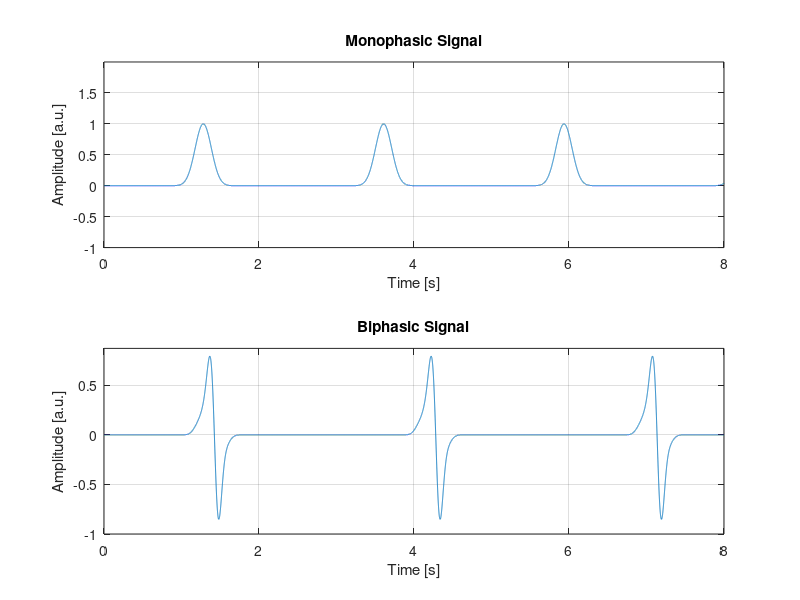

The MATLAB script that drew this image:
%CÓDIGO HEartLab - Artificial Eletrogram Signal Generator - Versão 1 - 04/07/2024
%Author - José Junior

%-------------------------------------------------------------------
% Clear the workspace and command window
clear; clc;

%-------------------------------------------------------------------
% Define constants for signal generation
MA = 1;   % Amplitude for the Monophasic Signal
MN = 50;  % Exponent for the Monophasic Signal
Mk = 1.35; % Frequency factor for the Monophasic Signal
MD = -3.3; % Phase shift for the Monophasic Signal

% Constants for the six different biphasic components
B1A = 0.9;   % Amplitude of the 1st Biphasic Component
B1N = 300;   % Exponent of the 1st Biphasic Component
B1k = 1.1;   % Frequency factor of the 1st Biphasic Component
B1D = -3.10; % Phase shift of the 1st Biphasic Component

B2A = -0.9;  % Amplitude of the 2nd Biphasic Component
B2N = 400;   % Exponent of the 2nd Biphasic Component
B2k = 1.1;   % Frequency factor of the 2nd Biphasic Component
B2D = -3.18; % Phase shift of the 2nd Biphasic Component

B3A = 0.2;   % Amplitude of the 3rd Biphasic Component
B3N = 256;   % Exponent of the 3rd Biphasic Component
B3k = 1.1;   % Frequency factor of the 3rd Biphasic Component
B3D = -3;    % Phase shift of the 3rd Biphasic Component

B4A = 0.08;  % Amplitude of the 4th Biphasic Component
B4N = 256;   % Exponent of the 4th Biphasic Component
B4k = 1.1;   % Frequency factor of the 4th Biphasic Component
B4D = -2.9;  % Phase shift of the 4th Biphasic Component

B5A = -0.2;  % Amplitude of the 5th Biphasic Component
B5N = 256;   % Exponent of the 5th Biphasic Component
B5k = 1.1;   % Frequency factor of the 5th Biphasic Component
B5D = -3.2;  % Phase shift of the 5th Biphasic Component

B6A = -0.08; % Amplitude of the 6th Biphasic Component
B6N = 256;   % Exponent of the 6th Biphasic Component
B6k = 1.1;   % Frequency factor of the 6th Biphasic Component
B6D = -3.3;  % Phase shift of the 6th Biphasic Component

% Define the time vector for 8 seconds with a sampling rate of 4000 Hz
time = linspace(0, 8, 8*4000);

%-------------------------------------------------------------------
% Generate the Monophasic Signal using a sinusoidal function
VOM = MA * (sin(Mk*time + MD)).^MN;

% Generate each Biphasic Component
g = B1A * (sin(B1k*time+B1D).^B1N); % 1st Component
h = B2A * (sin(B2k*time+B2D).^B2N); % 2nd Component
j = B3A * (sin(B3k*time+B3D).^B3N); % 3rd Component
k = B4A * (sin(B4k*time+B4D).^B4N); % 4th Component
l = B5A * (sin(B5k*time+B5D).^B5N); % 5th Component
p = B6A * (sin(B6k*time+B6D).^B6N); % 6th Component

% Combine all Biphasic Components to generate the final Biphasic Signal
VOB = g + h + j + k + l + p;

%-------------------------------------------------------------------
% Clear variables that are no longer needed
clear B1A B2A B3A B4A B5A B6A B1N B2N B3N B4N B5N B6N
clear B1D B2D B3D B4D B5D B6D B1k B2k B3k B4k B5k B6k
clear g h j k l p
clear MA MN MD Mk

%-------------------------------------------------------------------
% Plot the generated signals

% Create a figure with two subplots
figure;

% Plot the Monophasic Signal
subplot(2, 1, 1);
plot(time, VOM); % Plot the Monophasic Signal
title('Monophasic Signal'); % Title for the Monophasic Signal Plot
xlabel('Time [s]'); % X-axis label
ylabel('Amplitude [a.u.]'); % Y-axis label
grid on; % Turn on the grid
ylim([-1, max(VOM)*2]); % Set y-axis limits

% Plot the Biphasic Signal
subplot(2, 1, 2);
plot(time, VOB); % Plot the Biphasic Signal
title('Biphasic Signal'); % Title for the Biphasic Signal Plot
xlabel('Time [s]'); % X-axis label
ylabel('Amplitude [a.u.]'); % Y-axis label
grid on; % Turn on the grid
ylim([-1, max(VOB)*1.1]); % Set y-axis limits
xlim([min(time), max(time)]); % Set x-axis limits to cover the entire time range

%-------------------------------------------------------------------
% Save the generated signals to a .mat file
save('Eletrograma_data.mat', 'VOM', 'VOB'); % Save Monophasic and Biphasic Signals